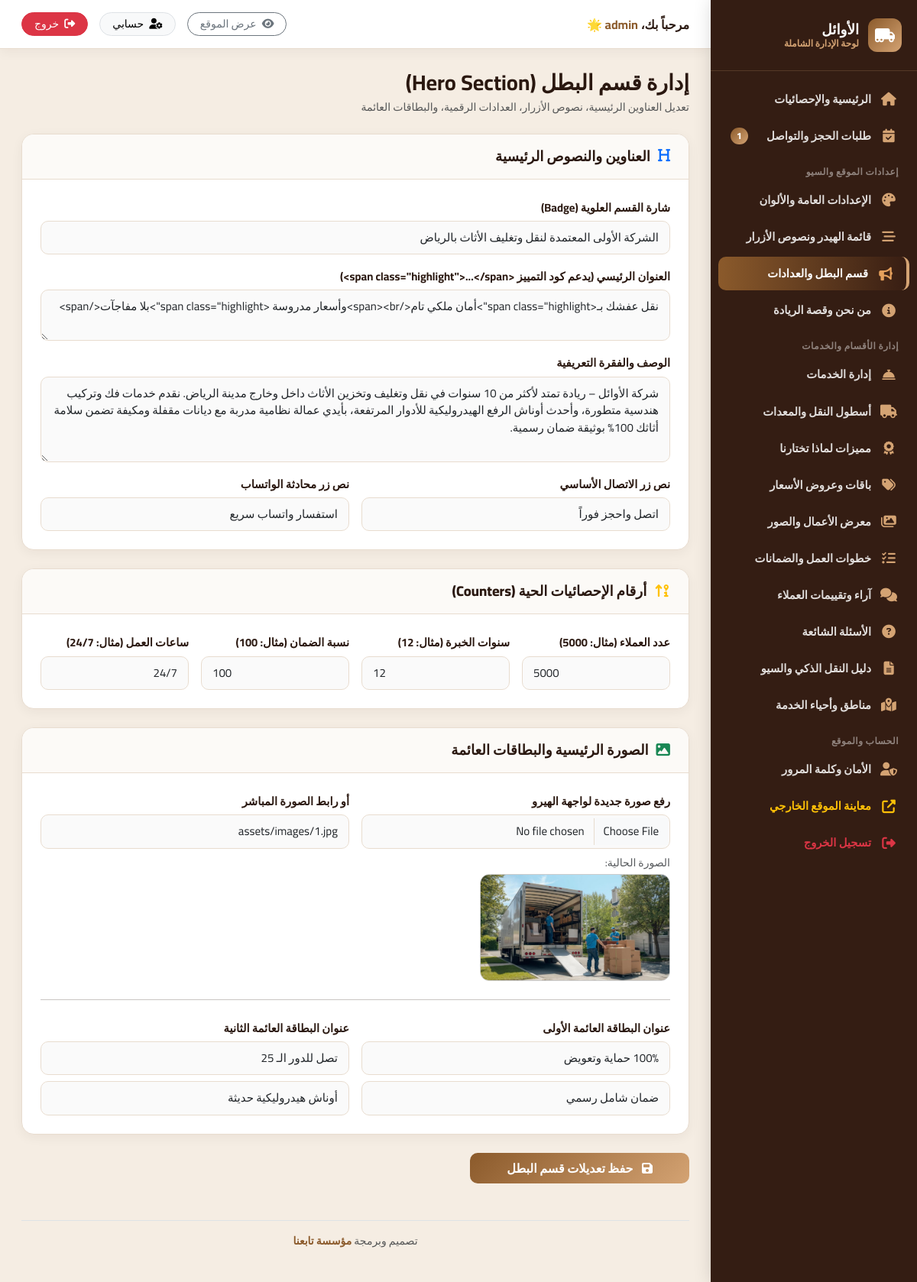
/admin/hero.php (signed in), run on an earlier commit of the app's database.
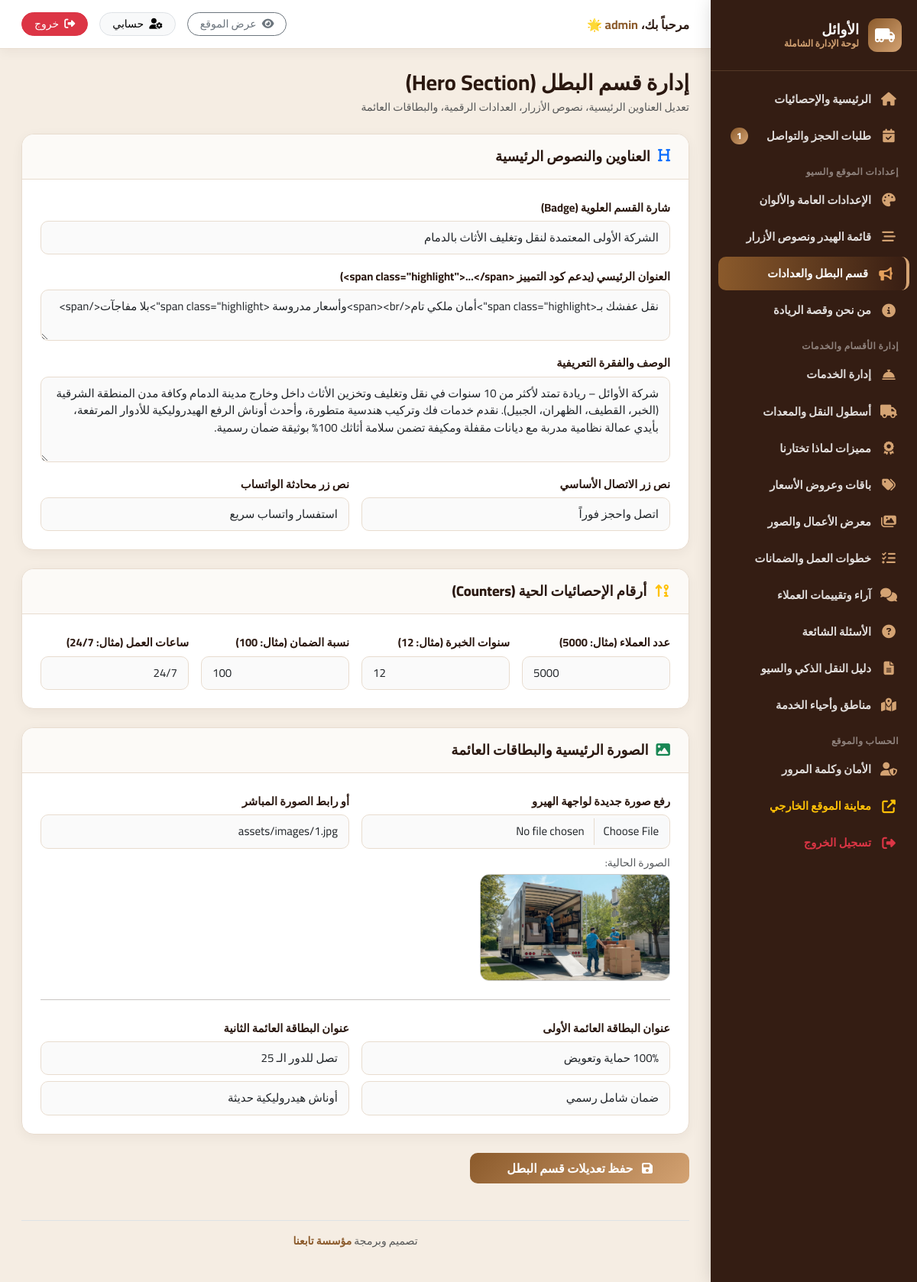
And on a later commit of the database.
### tables this page shows
CREATE TABLE sections_content (
  section_key TEXT PRIMARY KEY,
  content_data TEXT NOT NULL
);

### includes/functions.php (called while the page is built, shortened)
<?php
require_once __DIR__ . '/db.php';
function get_section($section_key, $default = []) {
    global $pdo;
    try {
        $stmt = $pdo->prepare("SELECT content_data FROM sections_content WHERE section_key = :k LIMIT 1");
        $stmt->execute([':k' => $section_key]);
        $row = $stmt->fetch();
        if ($row && !empty($row['content_data'])) {
            $decoded = json_decode($row['content_data'], true);
            return is_array($decoded) ? array_merge($default, $decoded) : $default;
        }
    } catch (Exception $e) {}
    return $default;
}

### admin/hero.php (the view, shortened to what the changed rows need)
<?php
require_once __DIR__ . '/includes/admin_header.php';
$hero = get_section('hero', [
    'badge'          => 'الشركة الأولى المعتمدة لنقل وتغليف الأثاث بالدمام والشرقية',
    'title'          => 'نقل عفشك بـ<span class="highlight">أمان ملكي تام</span><br>وأسعار مدروسة <span class="highlight">بلا مفاجآت</span>',
    'desc'           => 'شركة الأوائل – ريادة تمتد لأكثر من 10 سنوات في نقل وتغليف وتخزين الأثاث داخل وخارج الدمام والمنطقة الشرقية (الدمام، القطيف، الخبر، الظهران، الجبيل). نقدم خدمات فك وتركيب هندسية متطورة، وأحدث أوناش الرفع الهيدروليكية للأدوار المرتفعة، بأيدي عمالة نظامية مدربة مع ديانات مقفلة ومكيفة تضمن سلامة أثاثك 100% بوثيقة ضمان رسمية.',
    'btn_call'       => 'اتصل واحجز فوراً',
    'btn_wa'         => 'استفسار واتساب سريع',
    'stat_clients'   => '5000',
    'stat_years'     => '12',
    'stat_guarantee' => '100',
    'stat_hours'     => '24/7',
    'card1_title'    => '100% حماية وتعويض',
    'card1_sub'      => 'ضمان شامل رسمي',
    'card2_title'    => 'تصل للدور الـ 25',
    'card2_sub'      => 'أوناش هيدروليكية حديثة',
    'image'          => 'assets/images/1.jpg'
]);
?>
<form method="POST" action="hero.php" enctype="multipart/form-data">
  <div class="content-card">
    <div class="content-card-body">
      <div class="row g-3">
        <div class="col-12">
          <label class="form-label">شارة القسم العلوية (Badge)</label>
          <input type="text" name="badge" class="form-control" value="<?= htmlspecialchars($hero['badge'] ?? '') ?>" required />
        </div>
        <div class="col-12">
          <label class="form-label">العنوان الرئيسي (يدعم كود التمييز &lt;span class="highlight"&gt;...&lt;/span&gt;)</label>
          <textarea name="title" class="form-control" rows="2" required><?= htmlspecialchars($hero['title'] ?? '') ?></textarea>
        </div>
        <div class="col-12">
          <label class="form-label">الوصف والفقرة التعريفية</label>
          <textarea name="desc" class="form-control" rows="4" required><?= htmlspecialchars($hero['desc'] ?? '') ?></textarea>
        </div>
        <div class="col-md-6">
          <label class="form-label">نص زر الاتصال الأساسي</label>
          <input type="text" name="btn_call" class="form-control" value="<?= htmlspecialchars($hero['btn_call'] ?? '') ?>" />
        </div>
        <div class="col-md-6">
          <label class="form-label">نص زر محادثة الواتساب</label>
          <input type="text" name="btn_wa" class="form-control" value="<?= htmlspecialchars($hero['btn_wa'] ?? '') ?>" />
        </div>
      </div>
    </div>
  </div>
  <div class="content-card">
    <div class="content-card-body">
      <div class="row g-3">
        <div class="col-md-3">
          <label class="form-label">عدد العملاء (مثال: 5000)</label>
          <input type="number" name="stat_clients" class="form-control" value="<?= htmlspecialchars($hero['stat_clients'] ?? '5000') ?>" required />
        </div>
        <div class="col-md-3">
          <label class="form-label">سنوات الخبرة (مثال: 12)</label>
          <input type="number" name="stat_years" class="form-control" value="<?= htmlspecialchars($hero['stat_years'] ?? '12') ?>" required />
        </div>
        <div class="col-md-3">
          <label class="form-label">نسبة الضمان (مثال: 100)</label>
          <input type="number" name="stat_guarantee" class="form-control" value="<?= htmlspecialchars($hero['stat_guarantee'] ?? '100') ?>" required />
        </div>
        <div class="col-md-3">
          <label class="form-label">ساعات العمل (مثال: 24/7)</label>
          <input type="text" name="stat_hours" class="form-control" value="<?= htmlspecialchars($hero['stat_hours'] ?? '24/7') ?>" required />
        </div>
      </div>
    </div>
  </div>
  <div class="content-card">
    <div class="content-card-body">
      <div class="row g-3">
        <div class="col-md-6">
          <label class="form-label">أو رابط الصورة المباشر</label>
          <input type="text" name="hero_image_url" class="form-control" value="<?= htmlspecialchars($hero['image'] ?? '') ?>" />
        </div>
        <div class="col-md-6">
          <label class="form-label">عنوان البطاقة العائمة الأولى</label>
          <input type="text" name="card1_title" class="form-control" value="<?= htmlspecialchars($hero['card1_title'] ?? '') ?>" />
          <input type="text" name="card1_sub" class="form-control mt-2" placeholder="النص الفرعي" value="<?= htmlspecialchars($hero['card1_sub'] ?? '') ?>" />
        </div>
        <div class="col-md-6">
          <label class="form-label">عنوان البطاقة العائمة الثانية</label>
          <input type="text" name="card2_title" class="form-control" value="<?= htmlspecialchars($hero['card2_title'] ?? '') ?>" />
          <input type="text" name="card2_sub" class="form-control mt-2" placeholder="النص الفرعي" value="<?= htmlspecialchars($hero['card2_sub'] ?? '') ?>" />
        </div>
      </div>
    </div>
  </div>
</form>
<?php require_once __DIR__ . '/includes/admin_footer.php'; ?>

What changed in the data, as far as the page shows it:
changed sections_content "اتصل واحجز فوراً": badge "الشركة الأولى المعتمدة لنقل وتغليف الأثاث بالرياض" → "الشركة الأولى المعتمدة لنقل وتغليف الأثاث بالدمام"; desc "…الأثاث داخل وخارج مدينة الرياض. نقدم خدمات فك وتركيب…" → "…الأثاث داخل وخارج مدينة الدمام وكافة مدن المنطقة الشرقية (الخبر، القطيف، الظهران، الجبيل). نقدم خدمات فك وتركيب…"
